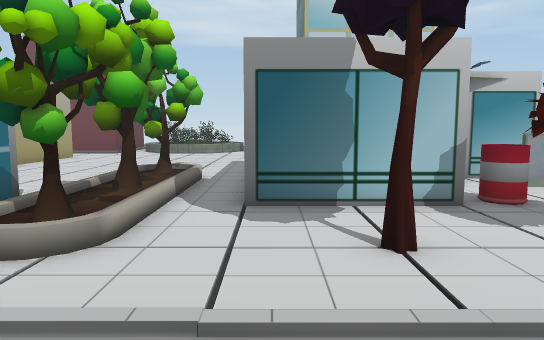
view 1 (above)

24 first-person views from a walk through a scene from a Unity 3-D project. The camera is 1.4 m above the floor, tilts 6° down and sees 70° across. The floor is counted in squares, 1 m on a side. Each view is taken from the middle of a square. On the plan, view 1 faces up. The plan holds only what a view shows up to about 16 squares ahead; the rest is blank. The place goes on beyond the plan. The player is left out. Some surface patterns are stand-ins.

view 2
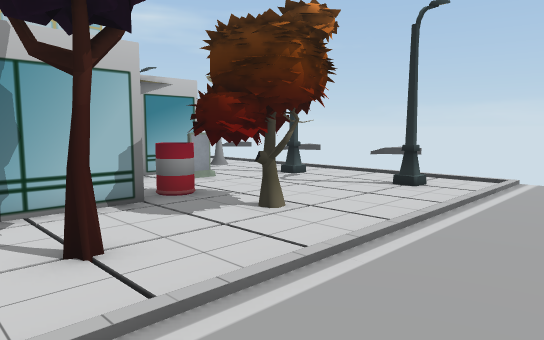

view 3
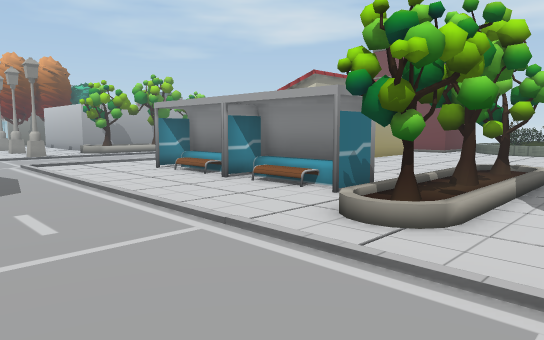

view 4
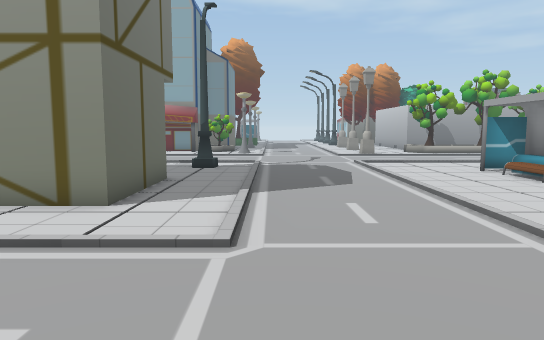

view 5
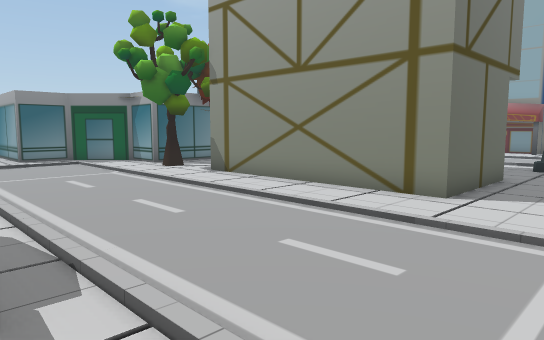

view 6
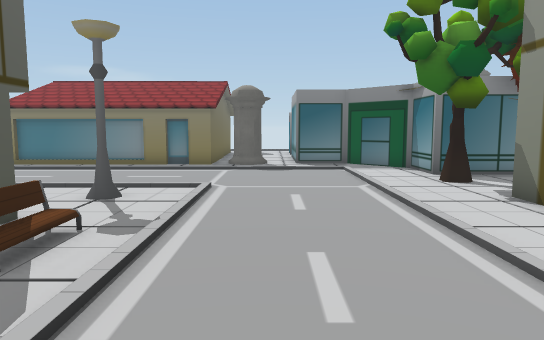

view 7
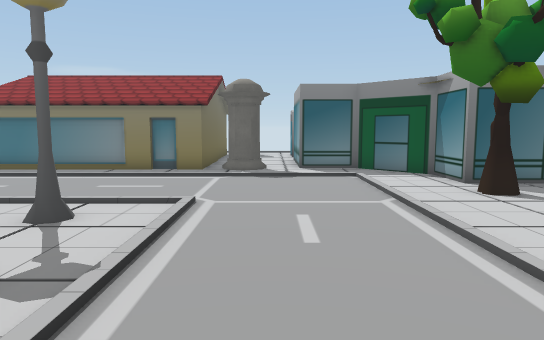

view 8
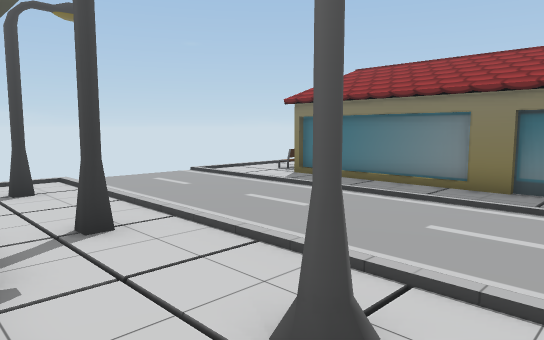

view 9
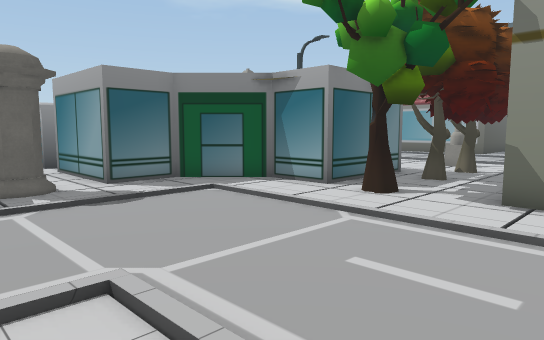

view 10
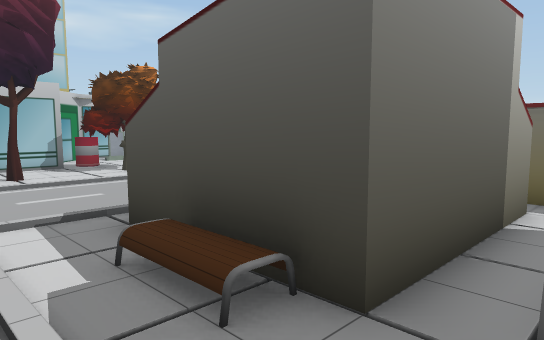

view 11
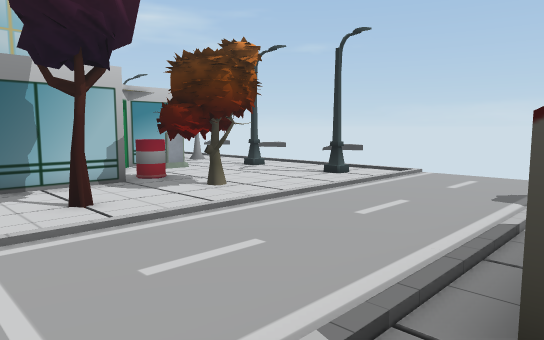

view 12
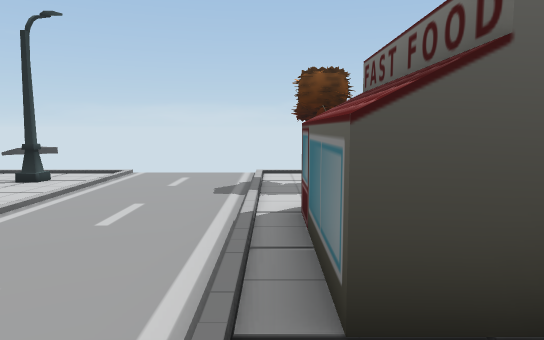

view 13
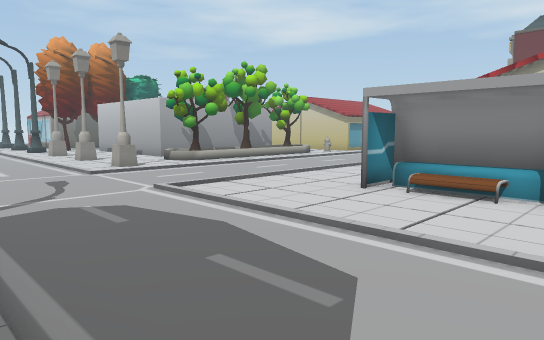

view 14
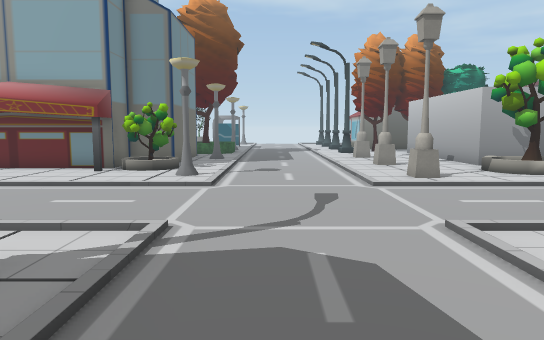

view 15
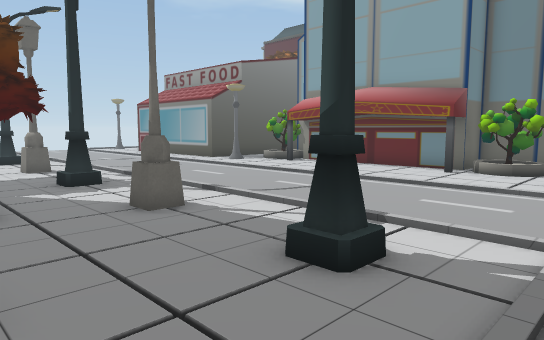

view 16
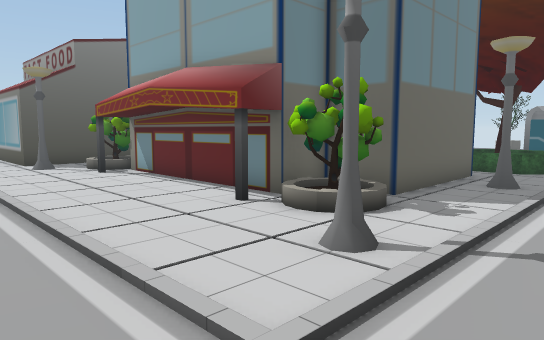

view 17
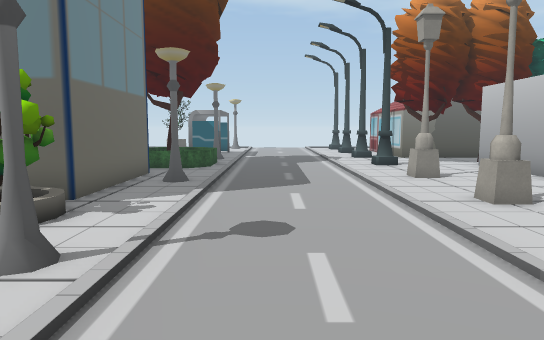

view 18
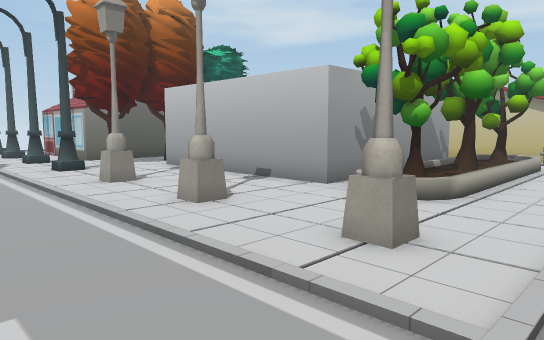

view 19
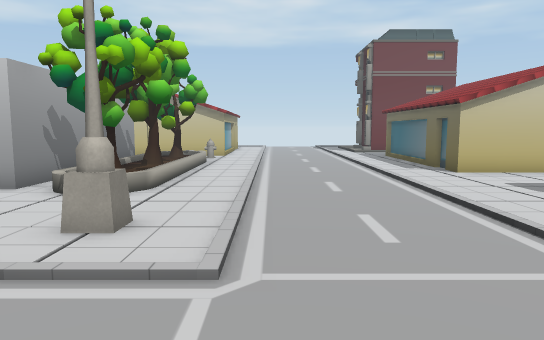

view 20
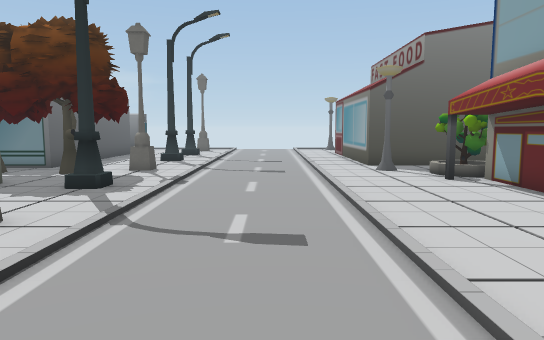

view 21
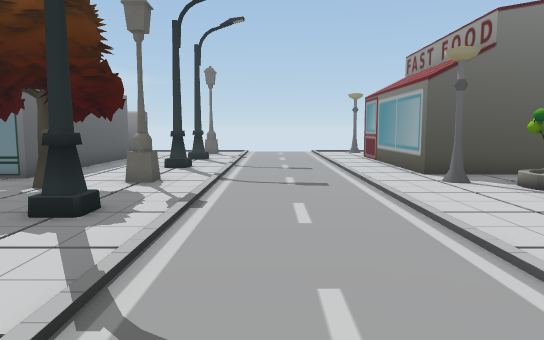

view 22
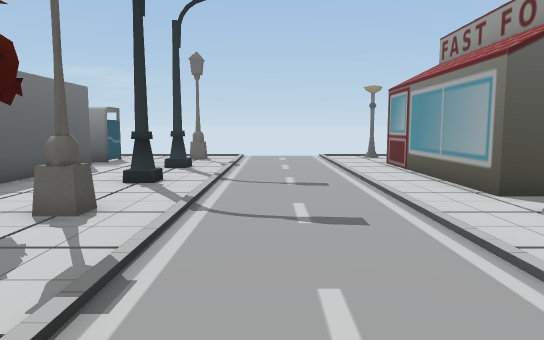

view 23
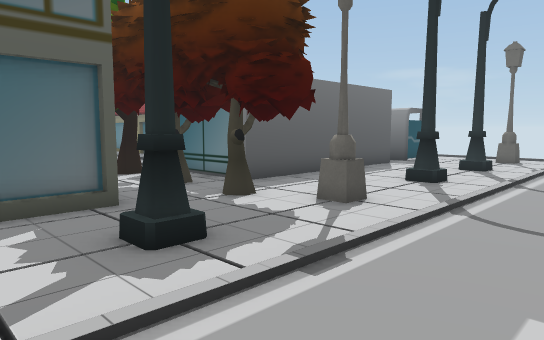

view 24
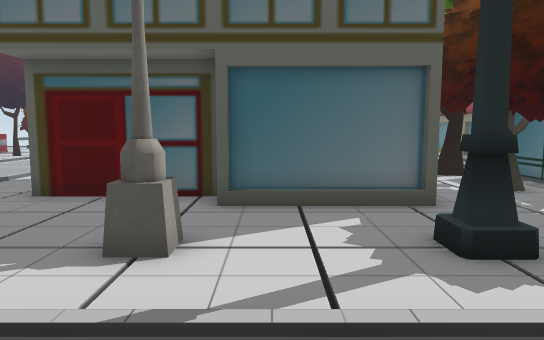

### Floor plan
Key: @ floor where view 1 was taken; # wall or solid block; . main floor; : floor 0.5 m higher than the main floor; = window, fence, low wall or low ledge; ^ raised ledge; T tree; B billboard; A barrel; S streetlight; U building; L lamp; O other object.
Columns run from 36 left of view 1 to 11 right of it. Each row starts with its distance up from view 1.
 15           #           U
 14           #  :........U     ...
 13           #  :........U     ....             SS
 12           #TT:........U     ....             SS
 11           #  :........UUUUU  ...TT.      ###...
 10           #  :...........    ...TTT       BB...
  9 TT        # T:..........      ..  .      .BB.SS.
  8   #########:T:.........####  ###TT.     AA...SS.
  7 T .....................#########  .#####AA......
  6 T......................#   #   # T......TTT.....
  5  SS..LL..LL..LL.................TTT.....TTT..SS.
  4 .S...L...L...L.......................T.......S..
  3 ................................................
  2   ..............................................
  1   ..............................................
  0   ..................................@...........
 -1   ..............................................
 -2  T.....=.....=........................  . ......
 -3 TTTT..SS...T.S.......SS..............UUUUU .TTT.
 -4 TTTT.U####TT..........S..#####.......U#     TT
 -5 TTTT     #TTT............#   #....... #
 -6          ###U............#   #....... #    .^
 -7            #.........LL..#   #....... UUUUU.^
 -8            #..........L.U#   #.......O
 -9            #............##   #.......O
-10            #............#    #........# U U
-11            #.........SS.#    #...............
-12            #..........S.U    #.......LL..L...L..
-13            #U...................................
-14           TTT.........TTTTT..T..................
-15           TTTS.......LLTTTT..T..................
-16            ...........L..#####..................
-17          ####U...........#   #..................
-18             ##...........#   #..................
-19              #.......SS..#   #U.................
-20              #........S..#   #####.##########O..
-21              #........   #       #  #        O

Where each view was taken, in squares from view 1:
view 1: 0 up, 0 right, facing up
view 2: 0 up, 0 right, facing up-right
view 3: 1 down, 0 right, facing up-left
view 4: 1 down, 0 right, facing left
view 5: 1 down, 1 right, facing down-left
view 6: 4 down, 2 left, facing down
view 7: 6 down, 2 left, facing down
view 8: 10 down, 0 right, facing down-right
view 9: 10 down, 1 right, facing down-left
view 10: 8 down, 1 left, facing up-right
view 11: 3 down, 1 left, facing up-right
view 12: 2 down, 1 left, facing right
view 13: 2 down, 8 left, facing up-left
view 14: 0 up, 11 left, facing left
view 15: 1 down, 11 left, facing down-left
view 16: 0 up, 19 left, facing down-left
view 17: 0 up, 19 left, facing left
view 18: 0 up, 20 left, facing up-left
view 19: 1 down, 20 left, facing up
view 20: 2 down, 19 left, facing down
view 21: 5 down, 18 left, facing down
view 22: 9 down, 18 left, facing down
view 23: 9 down, 19 left, facing down-right
view 24: 9 down, 19 left, facing right
